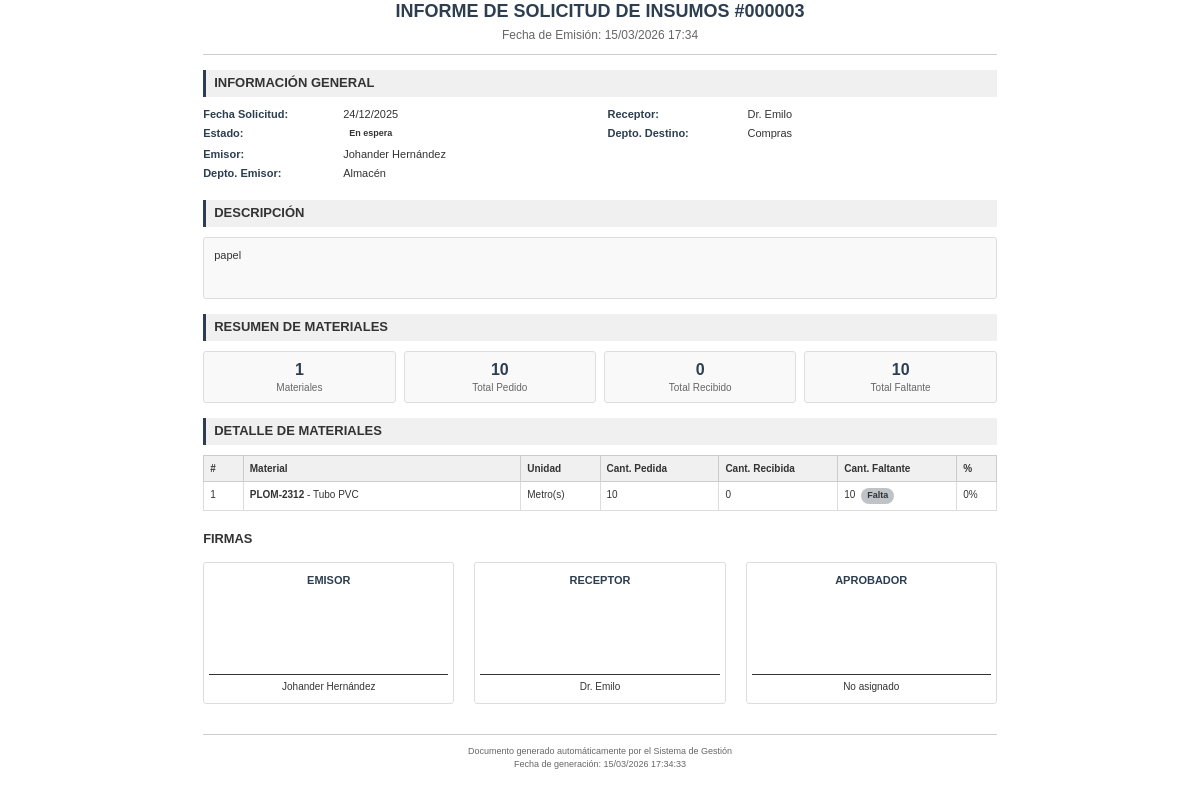
/insumos/imprimirsolicitud.php?id=3, run on the app's committed database.
### tables this page shows
CREATE TABLE `solicitud_materiales` (
  `id_solicitud` int(11) NOT NULL AUTO_INCREMENT,
  `fecha` date NOT NULL,
  `emisor` varchar(100) DEFAULT NULL,
  `receptor` varchar(100) NOT NULL,
  `departamento_emisor` int(11) NOT NULL,
  `departamento_destino` int(11) NOT NULL,
  `id_incidencia` int(11) DEFAULT NULL,
  `razon_manual` text DEFAULT NULL,
  `descripcion` text DEFAULT NULL,
  `id_aprobador` int(11) DEFAULT NULL,
  `estado` enum('En espera','Pendiente','Finalizada','Rechazada') DEFAULT 'En espera',
  `razon_solicitud` text DEFAULT NULL,
  PRIMARY KEY (`id_solicitud`),
  KEY `fk_departamento_emisor` (`departamento_emisor`),
  KEY `fk_departamento_destino` (`departamento_destino`),
  KEY `fk_aprobador` (`id_aprobador`),
  KEY `idx_solicitud_incidencia` (`id_incidencia`),
  CONSTRAINT `fk_aprobador` FOREIGN KEY (`id_aprobador`) REFERENCES `usuarios` (`id_usuario`) ON DELETE SET NULL ON UPDATE CASCADE,
  CONSTRAINT `fk_departamento_destino` FOREIGN KEY (`departamento_destino`) REFERENCES `departamentos` (`id_departamento`) ON DELETE CASCADE ON UPDATE CASCADE,
  CONSTRAINT `fk_departamento_emisor` FOREIGN KEY (`departamento_emisor`) REFERENCES `departamentos` (`id_departamento`) ON DELETE CASCADE ON UPDATE CASCADE,
  CONSTRAINT `fk_solicitud_incidencia` FOREIGN KEY (`id_incidencia`) REFERENCES `incidencias` (`id_incidencia`) ON DELETE SET NULL ON UPDATE CASCADE
);

CREATE TABLE `departamentos` (
  `id_departamento` int(11) NOT NULL AUTO_INCREMENT,
  `nombre` varchar(100) NOT NULL,
  `descripcion` text DEFAULT NULL,
  `ubicacion` varchar(150) DEFAULT NULL,
  `telefono` varchar(20) DEFAULT NULL,
  `email` varchar(100) DEFAULT NULL,
  `responsable` varchar(100) DEFAULT NULL,
  `fecha_creacion` timestamp NOT NULL DEFAULT current_timestamp(),
  PRIMARY KEY (`id_departamento`),
  UNIQUE KEY `nombre` (`nombre`)
);

CREATE TABLE `detalle_solicitud_material` (
  `id_detalle` int(11) NOT NULL AUTO_INCREMENT,
  `id_solicitud` int(11) NOT NULL,
  `id_insumo` varchar(50) NOT NULL,
  `cantidad_pedida` int(11) NOT NULL DEFAULT 0,
  `cantidad_recibida` int(11) NOT NULL DEFAULT 0,
  `firma_receptor` varchar(255) DEFAULT NULL,
  `fecha_registro` timestamp NOT NULL DEFAULT current_timestamp(),
  `firma_emisor` varchar(255) DEFAULT NULL,
  `firma_aprobador` varchar(255) DEFAULT NULL,
  PRIMARY KEY (`id_detalle`),
  KEY `id_solicitud` (`id_solicitud`),
  KEY `id_insumo` (`id_insumo`),
  CONSTRAINT `detalle_solicitud_material_ibfk_1` FOREIGN KEY (`id_solicitud`) REFERENCES `solicitud_materiales` (`id_solicitud`) ON DELETE CASCADE,
  CONSTRAINT `detalle_solicitud_material_ibfk_2` FOREIGN KEY (`id_insumo`) REFERENCES `insumos` (`id_insumo`) ON DELETE CASCADE
);

CREATE TABLE `insumos` (
  `id_insumo` varchar(50) NOT NULL,
  `abreviatura_categoria` varchar(10) DEFAULT NULL,
  `codigo_numerico` int(11) DEFAULT NULL,
  `nombre` varchar(100) NOT NULL,
  `descripcion` text DEFAULT NULL,
  `unidad_medida` varchar(50) NOT NULL,
  `cantidad` decimal(10,2) DEFAULT 0.00,
  `stock_minimo` decimal(10,2) DEFAULT 1.00,
  `stock_maximo` decimal(10,2) DEFAULT 5.00,
  `imagen` varchar(255) DEFAULT NULL,
  `fecha_registro` datetime DEFAULT current_timestamp(),
  `id_categoria` int(11) DEFAULT NULL,
  PRIMARY KEY (`id_insumo`),
  KEY `fk_categoria_insumo` (`id_categoria`),
  CONSTRAINT `fk_categoria_insumo` FOREIGN KEY (`id_categoria`) REFERENCES `categorias_insumo` (`id_categoria`) ON DELETE SET NULL ON UPDATE CASCADE
);

### insumos/solicitud.php (called while the page is built, shortened)
<?php
class Solicitud {
    private $conexion;
    public function __construct($conexion) {
        $this->conexion = $conexion;
    }
    public function obtener($id_solicitud) {
        try {
            $sql = "SELECT s.*,
                           d1.nombre AS nombre_departamento_emisor,
                           d2.nombre AS nombre_departamento_destino
                    FROM solicitud_materiales s
                    INNER JOIN departamentos d1 ON s.departamento_emisor = d1.id_departamento
                    INNER JOIN departamentos d2 ON s.departamento_destino = d2.id_departamento
                    WHERE s.id_solicitud = ?";
            $sentencia = $this->conexion->prepare($sql);
            $sentencia->execute([$id_solicitud]);
            return $sentencia->fetch(PDO::FETCH_OBJ);
        } catch (PDOException $e) {
            echo "Error SQL obtener solicitud: " . $e->getMessage();
            return false;
        }
    }
    public function obtenerDetalle($id_solicitud) {
        try {
            $sentencia = $this->conexion->prepare(
                "SELECT d.id_detalle, d.id_insumo,
                i.nombre, i.descripcion, i.unidad_medida AS unidad, i.imagen,
                d.cantidad_pedida, d.cantidad_recibida,
                d.firma_receptor, d.firma_emisor, d.firma_aprobador
         FROM detalle_solicitud_material d
         INNER JOIN insumos i ON d.id_insumo = i.id_insumo
         WHERE d.id_solicitud = ?"
            );
            $sentencia->execute([$id_solicitud]);
            return $sentencia->fetchAll(PDO::FETCH_OBJ);
        } catch (PDOException $e) {
            echo 'Error SQL obtener detalle: ' . $e->getMessage();
            return [];
        }
    }
}
?>

### insumos/imprimirsolicitud.php (the view, shortened to what this page needs)
<?php
$id_solicitud = (int)$_GET['id'];
include_once "../conex.php";
require_once "solicitud.php";
$solicitudObj = new Solicitud($conexion);
$solicitud = $solicitudObj->obtener($id_solicitud);
$detalles = $solicitudObj->obtenerDetalle($id_solicitud);
$sentenciaA = $conexion->prepare("
    SELECT CONCAT(t.nombre, ' ', t.apellido) AS nombre_aprobador
    FROM solicitud_materiales s
    LEFT JOIN usuarios u ON s.id_aprobador = u.id_usuario
    LEFT JOIN trabajadores t ON u.id_trabajador = t.id_trabajador
    WHERE s.id_solicitud = ?
");
$sentenciaA->execute([$id_solicitud]);
$aprobador = $sentenciaA->fetch(PDO::FETCH_OBJ);
$nombre_emisor = $solicitud->emisor;
$firma_emisor = !empty($detalles[0]->firma_emisor) ? $detalles[0]->firma_emisor : null;
$firma_receptor = !empty($detalles[0]->firma_receptor) ? $detalles[0]->firma_receptor : null;
$firma_aprobador = !empty($detalles[0]->firma_aprobador) ? $detalles[0]->firma_aprobador : null;
$total_materiales = count($detalles);
$cantidad_total_pedida = 0;
$cantidad_total_recibida = 0;
$cantidad_total_faltante = 0;
foreach($detalles as $d) {
    $cantidad_total_pedida += $d->cantidad_pedida;
    $cantidad_total_recibida += $d->cantidad_recibida;
    $faltante = $d->cantidad_pedida - $d->cantidad_recibida;
    $cantidad_total_faltante += $faltante;
}
?>
<!DOCTYPE html>
<html>
<head>
</head>
<body>
<div class="contenedor">
    <div class="encabezado">
        <h1>INFORME DE SOLICITUD DE INSUMOS #<?= str_pad($id_solicitud, 6, '0', STR_PAD_LEFT) ?></h1>
        <div class="subtitulo">Fecha de Emisión: <?= date('d/m/Y H:i') ?></div>
    </div>
    <div class="seccion">
        <h3>INFORMACIÓN GENERAL</h3>
        <div class="compact-grid">
            <div>
                <div class="info-item">
                    <strong>Fecha Solicitud:</strong> <?= date('d/m/Y', strtotime($solicitud->fecha)) ?>
                </div>
                <div class="info-item">
                    <strong>Estado:</strong>
                    <span class="estado-badge estado-<?= strtolower(str_replace(' ', '-', $solicitud->estado ?? 'pendiente')) ?>">
                        <?= $solicitud->estado ?? 'Pendiente' ?>
                    </span>
                </div>
                <div class="info-item">
                    <strong>Emisor:</strong> <?= htmlspecialchars($nombre_emisor) ?>
                </div>
                <div class="info-item">
                    <strong>Depto. Emisor:</strong> <?= $solicitud->nombre_departamento_emisor ?>
                </div>
            </div>
            <div>
                <div class="info-item">
                    <strong>Receptor:</strong> <?= htmlspecialchars($solicitud->receptor) ?>
                </div>
                <div class="info-item">
                    <strong>Depto. Destino:</strong> <?= $solicitud->nombre_departamento_destino ?>
                </div>
            </div>
        </div>
    </div>
    <?php if ($solicitud->descripcion): ?>
    <div class="seccion">
        <h3>DESCRIPCIÓN</h3>
        <div class="descripcion">
            <?= nl2br(htmlspecialchars($solicitud->descripcion)) ?>
        </div>
    </div>
    <?php endif; ?>
    <?php if ($total_materiales > 0): ?>
    <div class="seccion">
        <h3>RESUMEN DE MATERIALES</h3>
        <div class="estadisticas">
            <div class="estadistica-item">
                <div class="estadistica-numero"><?= $total_materiales ?></div>
                <div class="estadistica-texto">Materiales</div>
            </div>
            <div class="estadistica-item">
                <div class="estadistica-numero"><?= $cantidad_total_pedida ?></div>
                <div class="estadistica-texto">Total Pedido</div>
            </div>
            <div class="estadistica-item">
                <div class="estadistica-numero"><?= $cantidad_total_recibida ?></div>
                <div class="estadistica-texto">Total Recibido</div>
            </div>
            <div class="estadistica-item">
                <div class="estadistica-numero"><?= $cantidad_total_faltante ?></div>
                <div class="estadistica-texto">Total Faltante</div>
            </div>
        </div>
    </div>
    <?php endif; ?>
    <?php if (!empty($detalles)): ?>
    <div class="seccion">
        <h3>DETALLE DE MATERIALES</h3>
        <table class="tabla-materiales">
            <thead>
                <tr>
                    <th style="width: 5%">#</th>
                    <th style="width: 35%">Material</th>
                    <th style="width: 10%">Unidad</th>
                    <th style="width: 15%">Cant. Pedida</th>
                    <th style="width: 15%">Cant. Recibida</th>
                    <th style="width: 15%">Cant. Faltante</th>
                    <th style="width: 5%">%</th>
                </tr>
            </thead>
            <tbody>
                <?php foreach($detalles as $index => $d):
                    $faltante = $d->cantidad_pedida - $d->cantidad_recibida;
                    $porcentaje = $d->cantidad_pedida > 0 ? round(($d->cantidad_recibida / $d->cantidad_pedida) * 100, 0) : 0;
                ?>
                <tr>
                    <td><?= $index + 1 ?></td>
                    <td><strong><?= htmlspecialchars($d->id_insumo) ?></strong> - <?= htmlspecialchars(substr($d->nombre, 0, 30)) ?><?= strlen($d->nombre) > 30 ? '...' : '' ?></td>
                    <td><?= htmlspecialchars($d->unidad) ?></td>
                    <td><?= $d->cantidad_pedida ?></td>
                    <td><?= $d->cantidad_recibida ?></td>
                    <td>
                        <?= $faltante ?>
                        <?php if ($faltante > 0): ?>
                            <span class="estado-badge estado-pendiente" style="margin-left: 3px;">Falta</span>
                        <?php endif; ?>
                    </td>
                    <td><?= $porcentaje ?>%</td>
                </tr>
                <?php endforeach; ?>
            </tbody>
        </table>
    </div>
    <?php endif; ?>
    <div class="firma-section">
        <h3>FIRMAS</h3>
        <div class="firma-container">
            <div class="firma-box">
                <strong>EMISOR</strong>
                <div class="firma-img-container">
                    <?php if ($firma_emisor): ?>
                        <img src="<?= $firma_emisor ?>" alt="Firma Emisor" class="firma-img">
                    <?php else: ?>
                        <div style="height: 40px;"></div>
                    <?php endif; ?>
                    <div class="firma-line"></div>
                </div>
                <div class="nombre-firma">
                    <?= htmlspecialchars($nombre_emisor) ?>
                </div>
            </div>
            <div class="firma-box">
                <strong>RECEPTOR</strong>
                <div class="firma-img-container">
                    <?php if ($firma_receptor): ?>
                        <img src="<?= $firma_receptor ?>" alt="Firma Receptor" class="firma-img">
                    <?php else: ?>
                        <div style="height: 40px;"></div>
                    <?php endif; ?>
                    <div class="firma-line"></div>
                </div>
                <div class="nombre-firma">
                    <?= htmlspecialchars($solicitud->receptor) ?>
                </div>
            </div>
            <div class="firma-box">
                <strong>APROBADOR</strong>
                <div class="firma-img-container">
                    <?php if ($firma_aprobador): ?>
                        <img src="<?= $firma_aprobador ?>" alt="Firma Aprobador" class="firma-img">
                    <?php else: ?>
                        <div style="height: 40px;"></div>
                    <?php endif; ?>
                    <div class="firma-line"></div>
                </div>
                <div class="nombre-firma">
                    <?= htmlspecialchars($aprobador->nombre_aprobador ?? 'No asignado') ?>
                </div>
            </div>
        </div>
    </div>
    <div class="pie-pagina">
        <div>Documento generado automáticamente por el Sistema de Gestión</div>
        <div>Fecha de generación: <?= date('d/m/Y H:i:s') ?></div>
    </div>
</div>
</body>
</html>

### insumos/imprimirsolicitud.php (style rules this page uses)
body { font-family: Arial, sans-serif; font-size: 11px; line-height: 1.3; color: #333; background: white; margin: 0; padding: 0; }
.contenedor { max-width: 210mm; margin: 0 auto; padding: 0; box-sizing: border-box; }
.encabezado { text-align: center; margin-bottom: 15px; border-bottom: 1px solid #ccc; padding-bottom: 10px; }
.encabezado h1 { margin: 0 0 5px 0; font-size: 18px; color: #2c3e50; }
.encabezado .subtitulo { font-size: 12px; color: #666; }
.info-item { display: flex; margin-bottom: 5px; }
.info-item strong { min-width: 140px; color: #2c3e50; }
.seccion { margin-bottom: 15px; }
.seccion h3 { background: #f0f0f0; color: #333; padding: 5px 8px; margin: 0 0 10px 0; font-size: 13px; border-left: 3px solid #2c3e50; }
.descripcion { border: 1px solid #ddd; padding: 10px; border-radius: 3px; background: #f9f9f9; margin-bottom: 15px; font-size: 11px; min-height: 40px; }
.tabla-materiales { width: 100%; border-collapse: collapse; margin-bottom: 15px; font-size: 10px; }
.tabla-materiales th { background: #f0f0f0; color: #333; padding: 6px; text-align: left; font-weight: bold; border: 1px solid #ccc; }
.tabla-materiales td { padding: 6px; border: 1px solid #ddd; vertical-align: top; }
.estado-badge { display: inline-block; padding: 2px 6px; border-radius: 10px; font-size: 9px; font-weight: bold; }
.estado-pendiente { background: #bdc3c7; color: #333; }
.firma-section { margin-top: 20px; margin-bottom: 20px; }
.firma-container { display: grid; grid-template-columns: repeat(3, 1fr); gap: 20px; margin-top: 15px; }
.firma-box { text-align: center; padding: 10px 5px; border: 1px solid #ddd; border-radius: 3px; min-height: 120px; font-size: 10px; display: flex; flex-direction: column; }
.firma-box strong { display: block; margin-bottom: 5px; color: #2c3e50; font-size: 11px; }
.firma-img-container { flex-grow: 1; display: flex; flex-direction: column; justify-content: flex-end; min-height: 60px; }
.firma-line { border-top: 1px solid #333; width: 100%; margin-top: auto; }
.nombre-firma { margin-top: 5px; font-size: 10px; text-align: center; }
.estadisticas { display: grid; grid-template-columns: repeat(4, 1fr); gap: 8px; margin-bottom: 15px; font-size: 10px; }
.estadistica-item { text-align: center; padding: 8px; border: 1px solid #ddd; border-radius: 3px; background: #f9f9f9; }
.estadistica-numero { font-size: 16px; font-weight: bold; color: #2c3e50; }
.estadistica-texto { font-size: 10px; color: #666; }
.compact-grid { display: grid; grid-template-columns: repeat(2, 1fr); gap: 15px; margin-bottom: 15px; }
.pie-pagina { text-align: center; margin-top: 30px; padding-top: 10px; border-top: 1px solid #ccc; font-size: 9px; color: #666; line-height: 1.4; }

### data on the page
solicitud_materiales: fecha "24/12/2025", estado "En espera", emisor "Johander Hernández", departamento_emisor.nombre "Almacén", receptor "Dr. Emilo", departamento_destino.nombre "Compras", descripcion "papel"
detalle_solicitud_material: id_insumo "PLOM-2312", id_insumo.nombre "Tubo PVC", id_insumo.unidad_medida "Metro(s)", cantidad_pedida "10", cantidad_recibida "0", shows "Falta"

### other printed values
str_pad($id_solicitud, 6, '0', STR_PAD_LEFT) "000003"
$total_materiales "1"
$cantidad_total_pedida "10"
$cantidad_total_recibida "0"
$cantidad_total_faltante "10"
$aprobador->nombre_aprobador "No asignado"
